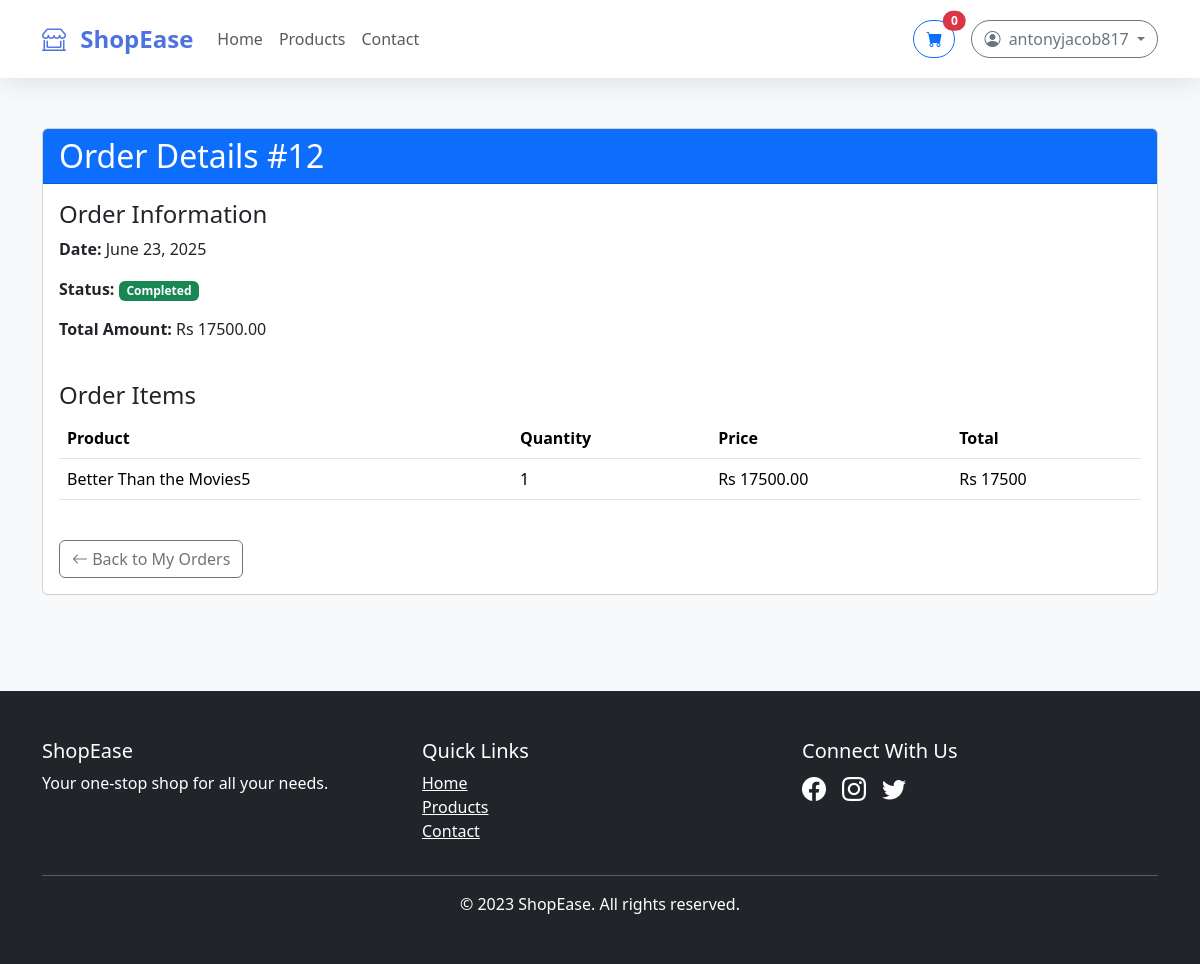
Screenshot of /order/detail/12/ (signed in) with the database file from the repository.
### client_app/models.py (models this page shows)
class Order(models.Model):
    user = models.ForeignKey(User, on_delete=models.SET_NULL, null=True)  # If you have user accounts
    session_key = models.CharField(max_length=100, blank=True)  # For guest checkouts
    total_amount = models.DecimalField(max_digits=10, decimal_places=2)
    created_at = models.DateTimeField(auto_now_add=True)
    status = models.CharField(max_length=20, default='pending',
                            choices=[
                                ('pending', 'Pending'),
                                ('completed', 'Completed'),
                                ('cancelled', 'Cancelled')
                            ])

class OrderItem(models.Model):
    order = models.ForeignKey(Order, related_name='items', on_delete=models.CASCADE)
    product_name = models.CharField(max_length=255)
    quantity = models.PositiveIntegerField()
    price = models.DecimalField(max_digits=10, decimal_places=2)

### client_app/views.py (the view)
# urls.py: path('order/detail/<int:order_id>/', views.order_detail_view, name='order_detail'),
@login_required
def order_detail_view(request, order_id):
    order = get_object_or_404(Order, id=order_id, user=request.user)
    return render(request, 'order_detail.html', {
        'order': order,
        'title': f'Order #{order.id} Details'
    })

### client_app/templates/order_detail.html
{% extends 'base.html' %}
{% block content %}
<div class="container my-5">
    <div class="card">
        <div class="card-header bg-primary text-white">
            <h2 class="mb-0">Order Details #{{ order.id }}</h2>
        </div>
        <div class="card-body">
            <div class="row mb-4">
                <div class="col-md-6">
                    <h4>Order Information</h4>
                    <p><strong>Date:</strong> {{ order.created_at|date:"F j, Y" }}</p>
                    <p><strong>Status:</strong>
                        <span class="badge
                            {% if order.status == 'completed' %}bg-success
                            {% elif order.status == 'cancelled' %}bg-danger
                            {% else %}bg-warning text-dark{% endif %}">
                            {{ order.status|title }}
                        </span>
                    </p>
                    <p><strong>Total Amount:</strong> Rs {{ order.total_amount }}</p>
                </div>
            </div>
            <h4>Order Items</h4>
            <div class="table-responsive">
                <table class="table">
                    <thead>
                        <tr>
                            <th>Product</th>
                            <th>Quantity</th>
                            <th>Price</th>
                            <th>Total</th>
                        </tr>
                    </thead>
                    <tbody>
                        {% for item in order.items.all %}
                        <tr>
                            <td>{{ item.product_name }}</td>
                            <td>{{ item.quantity }}</td>
                            <td>Rs {{ item.price }}</td>
                            <td>Rs {% widthratio item.price 1 item.quantity %}</td>
                        </tr>
                        {% endfor %}
                    </tbody>
                </table>
            </div>
            <div class="mt-4">
                <a href="{% url 'user_orders' %}" class="btn btn-outline-secondary">
                    <i class="bi bi-arrow-left"></i> Back to My Orders
                </a>
            </div>
        </div>
    </div>
</div>
{% endblock %}

### client_app/templates/base.html (shortened to what this page needs)
<!DOCTYPE html>
<html lang="en">
<head>
    <link href="https://cdn.jsdelivr.net/npm/bootstrap@5.3.2/dist/css/bootstrap.min.css" rel="stylesheet">
    <link rel="stylesheet" href="https://cdn.jsdelivr.net/npm/bootstrap-icons@1.11.1/font/bootstrap-icons.css">
</head>
<body>
    <nav class="navbar navbar-expand-lg navbar-light bg-white fixed-top py-3">
        <div class="container">
            <a class="navbar-brand fw-bold fs-4" href="{% url 'home' %}" style="color: var(--primary-color);">
                <i class="bi bi-shop-window me-2"></i> ShopEase
            </a>
            <div class="collapse navbar-collapse" id="navbarContent">
                <ul class="navbar-nav me-auto mb-2 mb-lg-0">
                    <li class="nav-item">
                        <a class="nav-link {% if request.path == '/' %}active{% endif %}"
                            href="{% url 'home' %}">Home</a>
                    </li>
                    <li class="nav-item">
                        <a class="nav-link {% if request.path == '/products/' %}active{% endif %}"
                            href="{% url 'products' %}">Products</a>
                    </li>
                    <li class="nav-item">
                        <a class="nav-link {% if request.path == '/contact/' %}active{% endif %}"
                            href="{% url 'contact' %}">Contact</a>
                    </li>
                </ul>
                <div class="d-flex align-items-center gap-3">
                    {% if user.is_authenticated %}
                    <a href="{% url 'cart_view' %}" class="btn btn-outline-primary position-relative"
                        style="border-radius: 50px;">
                        <i class="bi bi-cart-fill"></i>
                        <span class="position-absolute top-0 start-100 translate-middle badge rounded-pill bg-danger">
                            {% with cart=request.session.cart %}
                            {{ cart|length }}
                            {% endwith %}
                        </span>
                    </a>
                    {% endif %}
                    {% if user.is_authenticated %}
                    <div class="dropdown">
                        <button class="btn btn-outline-secondary dropdown-toggle" type="button"
                            data-bs-toggle="dropdown" style="border-radius: 50px;">
                            <i class="bi bi-person-circle me-1"></i> {{ user.username }}
                        </button>
                    </div>
                    {% else %}
                    <a href="{% url 'login' %}" class="btn btn-outline-primary" style="border-radius: 50px;">Login</a>
                    <a href="{% url 'signup' %}" class="btn btn-primary" style="border-radius: 50px;">Sign Up</a>
                    {% endif %}
                </div>
            </div>
        </div>
    </nav>
    <main>
        {% block content %}{% endblock %}
    </main>
    <footer class="bg-dark text-white py-5 mt-5">
        <div class="container">
            <div class="row">
                <div class="col-md-4">
                    <h5>ShopEase</h5>
                    <p>Your one-stop shop for all your needs.</p>
                </div>
                <div class="col-md-4">
                    <h5>Quick Links</h5>
                    <ul class="list-unstyled">
                        <li><a href="{% url 'home' %}" class="text-white">Home</a></li>
                        <li><a href="{% url 'products' %}" class="text-white">Products</a></li>
                        <li><a href="{% url 'contact' %}" class="text-white">Contact</a></li>
                    </ul>
                </div>
                <div class="col-md-4">
                    <h5>Connect With Us</h5>
                    <div class="d-flex gap-3">
                        <a href="#" class="text-white"><i class="bi bi-facebook fs-4"></i></a>
                        <a href="#" class="text-white"><i class="bi bi-instagram fs-4"></i></a>
                        <a href="#" class="text-white"><i class="bi bi-twitter fs-4"></i></a>
                    </div>
                </div>
            </div>
            <hr>
            <div class="text-center">
                <p class="mb-0">&copy; 2023 ShopEase. All rights reserved.</p>
            </div>
        </div>
    </footer>
</body>
</html>

### client_app/templates/base.html (style rules this page uses)
:root { --primary-color: #4e73df; --secondary-color: #f8f9fc; --accent-color: #2e59d9; }
body { padding-top: 80px; background-color: #f8f9fa; font-family: 'Segoe UI', Tahoma, Geneva, Verdana, sans-serif; min-height: 100vh; display: flex; flex-direction: column; }
main { flex: 1; }
.navbar { box-shadow: 0 0.15rem 1.75rem 0 rgba(58, 59, 69, 0.15); }

### rows the page displays
Order: id "12", created_at "June 23, 2025", status "Completed", total_amount "17500.00"
OrderItem: product_name "Better Than the Movies5", quantity "1", price "17500.00", price+quantity "17500"

### other values shown
{{ cart|length }} "0"
{{ user.username }} "antonyjacob817"
